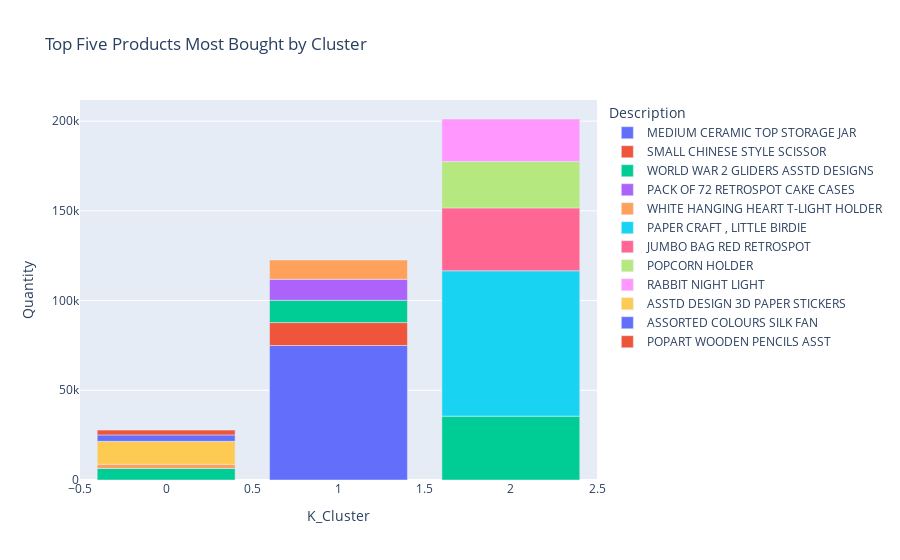

Write notebook code for a chart like this one.
### Code cell
fig = px.bar(favprod, x="K_Cluster", y='Quantity', color='Description',title="Top Five Products Most Bought by Cluster")
fig.show()

### Figure 1 — Plotly figure (JSON) as saved in the notebook; plotly's stock layout.template omitted (floating-point values rounded to 4 significant figures)
{"data": [{"alignmentgroup": "True", "hovertemplate": "Description=MEDIUM CERAMIC TOP STORAGE JAR<br>K_Cluster=%{x}<br>Quantity=%{y}<extra></extra>", "legendgroup": "MEDIUM CERAMIC TOP STORAGE JAR", "marker": {"color": "#636efa"}, "name": "MEDIUM CERAMIC TOP STORAGE JAR", "offsetgroup": "MEDIUM CERAMIC TOP STORAGE JAR", "orientation": "v", "showlegend": true, "textposition": "auto", "type": "bar", "x": [1], "xaxis": "x", "y": [74950], "yaxis": "y"}, {"alignmentgroup": "True", "hovertemplate": "Description=SMALL CHINESE STYLE SCISSOR<br>K_Cluster=%{x}<br>Quantity=%{y}<extra></extra>", "legendgroup": "SMALL CHINESE STYLE SCISSOR", "marker": {"color": "#EF553B"}, "name": "SMALL CHINESE STYLE SCISSOR", "offsetgroup": "SMALL CHINESE STYLE SCISSOR", "orientation": "v", "showlegend": true, "textposition": "auto", "type": "bar", "x": [1], "xaxis": "x", "y": [12772], "yaxis": "y"}, {"alignmentgroup": "True", "hovertemplate": "Description=WORLD WAR 2 GLIDERS ASSTD DESIGNS<br>K_Cluster=%{x}<br>Quantity=%{y}<extra></extra>", "legendgroup": "WORLD WAR 2 GLIDERS ASSTD DESIGNS", "marker": {"color": "#00cc96"}, "name": "WORLD WAR 2 GLIDERS ASSTD DESIGNS", "offsetgroup": "WORLD WAR 2 GLIDERS ASSTD DESIGNS", "orientation": "v", "showlegend": true, "textposition": "auto", "type": "bar", "x": [1, 2, 0], "xaxis": "x", "y": [12428, 35591, 6396], "yaxis": "y"}, {"alignmentgroup": "True", "hovertemplate": "Description=PACK OF 72 RETROSPOT CAKE CASES<br>K_Cluster=%{x}<br>Quantity=%{y}<extra></extra>", "legendgroup": "PACK OF 72 RETROSPOT CAKE CASES", "marker": {"color": "#ab63fa"}, "name": "PACK OF 72 RETROSPOT CAKE CASES", "offsetgroup": "PACK OF 72 RETROSPOT CAKE CASES", "orientation": "v", "showlegend": true, "textposition": "auto", "type": "bar", "x": [1], "xaxis": "x", "y": [11682], "yaxis": "y"}, {"alignmentgroup": "True", "hovertemplate": "Description=WHITE HANGING HEART T-LIGHT HOLDER<br>K_Cluster=%{x}<br>Quantity=%{y}<extra></extra>", "legendgroup": "WHITE HANGING HEART T-LIGHT HOLDER", "marker": {"color": "#FFA15A"}, "name": "WHITE HANGING HEART T-LIGHT HOLDER", "offsetgroup": "WHITE HANGING HEART T-LIGHT HOLDER", "orientation": "v", "showlegend": true, "textposition": "auto", "type": "bar", "x": [1, 0], "xaxis": "x", "y": [10745, 2353], "yaxis": "y"}, {"alignmentgroup": "True", "hovertemplate": "Description=PAPER CRAFT , LITTLE BIRDIE<br>K_Cluster=%{x}<br>Quantity=%{y}<extra></extra>", "legendgroup": "PAPER CRAFT , LITTLE BIRDIE", "marker": {"color": "#19d3f3"}, "name": "PAPER CRAFT , LITTLE BIRDIE", "offsetgroup": "PAPER CRAFT , LITTLE BIRDIE", "orientation": "v", "showlegend": true, "textposition": "auto", "type": "bar", "x": [2], "xaxis": "x", "y": [80995], "yaxis": "y"}, {"alignmentgroup": "True", "hovertemplate": "Description=JUMBO BAG RED RETROSPOT<br>K_Cluster=%{x}<br>Quantity=%{y}<extra></extra>", "legendgroup": "JUMBO BAG RED RETROSPOT", "marker": {"color": "#FF6692"}, "name": "JUMBO BAG RED RETROSPOT", "offsetgroup": "JUMBO BAG RED RETROSPOT", "orientation": "v", "showlegend": true, "textposition": "auto", "type": "bar", "x": [2], "xaxis": "x", "y": [35045], "yaxis": "y"}, {"alignmentgroup": "True", "hovertemplate": "Description=POPCORN HOLDER<br>K_Cluster=%{x}<br>Quantity=%{y}<extra></extra>", "legendgroup": "POPCORN HOLDER", "marker": {"color": "#B6E880"}, "name": "POPCORN HOLDER", "offsetgroup": "POPCORN HOLDER", "orientation": "v", "showlegend": true, "textposition": "auto", "type": "bar", "x": [2], "xaxis": "x", "y": [25821], "yaxis": "y"}, {"alignmentgroup": "True", "hovertemplate": "Description=RABBIT NIGHT LIGHT<br>K_Cluster=%{x}<br>Quantity=%{y}<extra></extra>", "legendgroup": "RABBIT NIGHT LIGHT", "marker": {"color": "#FF97FF"}, "name": "RABBIT NIGHT LIGHT", "offsetgroup": "RABBIT NIGHT LIGHT", "orientation": "v", "showlegend": true, "textposition": "auto", "type": "bar", "x": [2], "xaxis": "x", "y": [23723], "yaxis": "y"}, {"alignmentgroup": "True", "hovertemplate": "Description=ASSTD DESIGN 3D PAPER STICKERS<br>K_Cluster=%{x}<br>Quantity=%{y}<extra></extra>", "legendgroup": "ASSTD DESIGN 3D PAPER STICKERS", "marker": {"color": "#FECB52"}, "name": "ASSTD DESIGN 3D PAPER STICKERS", "offsetgroup": "ASSTD DESIGN 3D PAPER STICKERS", "orientation": "v", "showlegend": true, "textposition": "auto", "type": "bar", "x": [0], "xaxis": "x", "y": [12790], "yaxis": "y"}, {"alignmentgroup": "True", "hovertemplate": "Description=ASSORTED COLOURS SILK FAN<br>K_Cluster=%{x}<br>Quantity=%{y}<extra></extra>", "legendgroup": "ASSORTED COLOURS SILK FAN", "marker": {"color": "#636efa"}, "name": "ASSORTED COLOURS SILK FAN", "offsetgroup": "ASSORTED COLOURS SILK FAN", "orientation": "v", "showlegend": true, "textposition": "auto", "type": "bar", "x": [0], "xaxis": "x", "y": [3560], "yaxis": "y"}, {"alignmentgroup": "True", "hovertemplate": "Description=POPART WOODEN PENCILS ASST<br>K_Cluster=%{x}<br>Quantity=%{y}<extra></extra>", "legendgroup": "POPART WOODEN PENCILS ASST", "marker": {"color": "#EF553B"}, "name": "POPART WOODEN PENCILS ASST", "offsetgroup": "POPART WOODEN PENCILS ASST", "orientation": "v", "showlegend": true, "textposition": "auto", "type": "bar", "x": [0], "xaxis": "x", "y": [2700], "yaxis": "y"}], "layout": {"barmode": "relative", "legend": {"title": {"text": "Description"}, "tracegroupgap": 0}, "title": {"text": "Top Five Products Most Bought by Cluster"}, "xaxis": {"anchor": "y", "domain": [0, 1], "title": {"text": "K_Cluster"}}, "yaxis": {"anchor": "x", "domain": [0, 1], "title": {"text": "Quantity"}}}}
